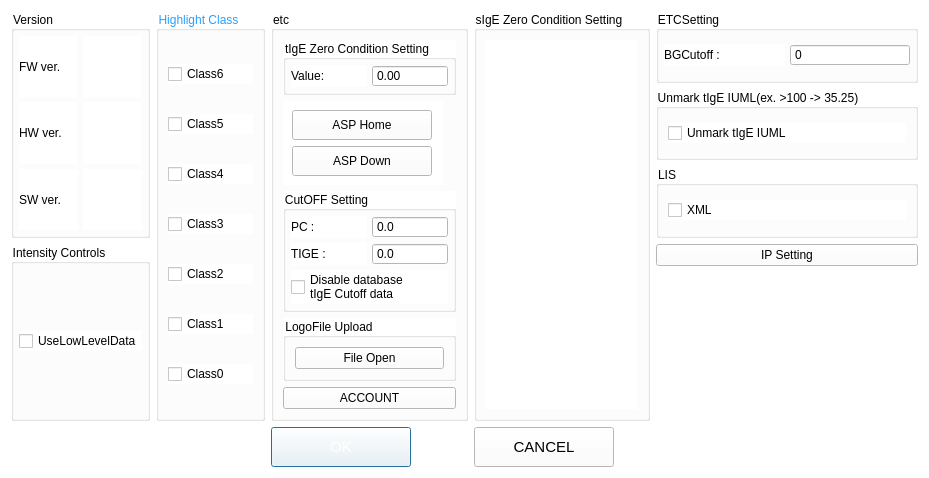
<?xml version="1.0" encoding="UTF-8"?>
<ui version="4.0">
 <class>UserConfigDlg</class>
 <widget class="QDialog" name="UserConfigDlg">
  <property name="geometry">
   <rect>
    <x>0</x>
    <y>0</y>
    <width>929</width>
    <height>425</height>
   </rect>
  </property>
  <property name="maximumSize">
   <size>
    <width>16777215</width>
    <height>16777215</height>
   </size>
  </property>
  <property name="contextMenuPolicy">
   <enum>Qt::CustomContextMenu</enum>
  </property>
  <property name="windowTitle">
   <string>Dialog</string>
  </property>
  <property name="styleSheet">
   <string notr="true">background-color: rgb(255, 255, 255);</string>
  </property>
  <layout class="QGridLayout" name="gridLayout_3">
   <item row="1" column="7">
    <widget class="QGroupBox" name="groupsUnmarkIUML">
     <property name="title">
      <string>Unmark tIgE IUML(ex. &gt;100 -&gt; 35.25)</string>
     </property>
     <layout class="QGridLayout" name="gridLayout_10">
      <item row="0" column="0">
       <widget class="QCheckBox" name="checktIgEUnmark">
        <property name="text">
         <string>Unmark tIgE IUML</string>
        </property>
       </widget>
      </item>
     </layout>
    </widget>
   </item>
   <item row="6" column="3">
    <widget class="CustomImageButtonWidget" name="btnOK">
     <property name="minimumSize">
      <size>
       <width>140</width>
       <height>40</height>
      </size>
     </property>
     <property name="maximumSize">
      <size>
       <width>140</width>
       <height>40</height>
      </size>
     </property>
     <property name="palette">
      <palette>
       <active>
        <colorrole role="Button">
         <brush brushstyle="SolidPattern">
          <color alpha="255">
           <red>255</red>
           <green>255</green>
           <blue>255</blue>
          </color>
         </brush>
        </colorrole>
        <colorrole role="ButtonText">
         <brush brushstyle="SolidPattern">
          <color alpha="255">
           <red>255</red>
           <green>255</green>
           <blue>255</blue>
          </color>
         </brush>
        </colorrole>
        <colorrole role="Base">
         <brush brushstyle="SolidPattern">
          <color alpha="255">
           <red>255</red>
           <green>255</green>
           <blue>255</blue>
          </color>
         </brush>
        </colorrole>
        <colorrole role="Window">
         <brush brushstyle="SolidPattern">
          <color alpha="255">
           <red>255</red>
           <green>255</green>
           <blue>255</blue>
          </color>
         </brush>
        </colorrole>
       </active>
       <inactive>
        <colorrole role="Button">
         <brush brushstyle="SolidPattern">
          <color alpha="255">
           <red>255</red>
           <green>255</green>
           <blue>255</blue>
          </color>
         </brush>
        </colorrole>
        <colorrole role="ButtonText">
         <brush brushstyle="SolidPattern">
          <color alpha="255">
           <red>255</red>
           <green>255</green>
           <blue>255</blue>
          </color>
         </brush>
        </colorrole>
        <colorrole role="Base">
         <brush brushstyle="SolidPattern">
          <color alpha="255">
           <red>255</red>
           <green>255</green>
           <blue>255</blue>
          </color>
         </brush>
        </colorrole>
        <colorrole role="Window">
         <brush brushstyle="SolidPattern">
          <color alpha="255">
           <red>255</red>
           <green>255</green>
           <blue>255</blue>
          </color>
         </brush>
        </colorrole>
       </inactive>
       <disabled>
        <colorrole role="Button">
         <brush brushstyle="SolidPattern">
          <color alpha="255">
           <red>255</red>
           <green>255</green>
           <blue>255</blue>
          </color>
         </brush>
        </colorrole>
        <colorrole role="ButtonText">
         <brush brushstyle="SolidPattern">
          <color alpha="255">
           <red>120</red>
           <green>120</green>
           <blue>120</blue>
          </color>
         </brush>
        </colorrole>
        <colorrole role="Base">
         <brush brushstyle="SolidPattern">
          <color alpha="255">
           <red>255</red>
           <green>255</green>
           <blue>255</blue>
          </color>
         </brush>
        </colorrole>
        <colorrole role="Window">
         <brush brushstyle="SolidPattern">
          <color alpha="255">
           <red>255</red>
           <green>255</green>
           <blue>255</blue>
          </color>
         </brush>
        </colorrole>
       </disabled>
      </palette>
     </property>
     <property name="font">
      <font>
       <pointsize>11</pointsize>
      </font>
     </property>
     <property name="text">
      <string>OK</string>
     </property>
    </widget>
   </item>
   <item row="6" column="7">
    <spacer name="horizontalSpacer_2">
     <property name="orientation">
      <enum>Qt::Horizontal</enum>
     </property>
     <property name="sizeHint" stdset="0">
      <size>
       <width>40</width>
       <height>20</height>
      </size>
     </property>
    </spacer>
   </item>
   <item row="6" column="0" colspan="3">
    <spacer name="horizontalSpacer_3">
     <property name="orientation">
      <enum>Qt::Horizontal</enum>
     </property>
     <property name="sizeHint" stdset="0">
      <size>
       <width>40</width>
       <height>20</height>
      </size>
     </property>
    </spacer>
   </item>
   <item row="6" column="6">
    <widget class="CustomImageButtonWidget" name="btnCancel">
     <property name="minimumSize">
      <size>
       <width>140</width>
       <height>40</height>
      </size>
     </property>
     <property name="maximumSize">
      <size>
       <width>140</width>
       <height>40</height>
      </size>
     </property>
     <property name="font">
      <font>
       <pointsize>11</pointsize>
      </font>
     </property>
     <property name="text">
      <string>CANCEL</string>
     </property>
    </widget>
   </item>
   <item row="0" column="6" rowspan="6">
    <widget class="QGroupBox" name="groupsIgEZeroConditionSetting">
     <property name="title">
      <string>sIgE Zero Condition Setting</string>
     </property>
     <layout class="QGridLayout" name="gridLayout_8">
      <item row="0" column="0">
       <widget class="sIgERangeSettingWidget" name="widgetSigE" native="true"/>
      </item>
     </layout>
    </widget>
   </item>
   <item row="0" column="7">
    <widget class="QGroupBox" name="groupIntensityControls_2">
     <property name="title">
      <string>ETCSetting</string>
     </property>
     <layout class="QGridLayout" name="gridLayout_9">
      <property name="leftMargin">
       <number>5</number>
      </property>
      <property name="topMargin">
       <number>5</number>
      </property>
      <property name="rightMargin">
       <number>5</number>
      </property>
      <property name="bottomMargin">
       <number>5</number>
      </property>
      <property name="spacing">
       <number>5</number>
      </property>
      <item row="0" column="0">
       <widget class="QLabel" name="label_4">
        <property name="text">
         <string>BGCutoff :</string>
        </property>
       </widget>
      </item>
      <item row="0" column="1">
       <widget class="QSpinBox" name="spinBackgroundCutoff">
        <property name="buttonSymbols">
         <enum>QAbstractSpinBox::NoButtons</enum>
        </property>
        <property name="maximum">
         <number>255</number>
        </property>
       </widget>
      </item>
     </layout>
    </widget>
   </item>
   <item row="3" column="7">
    <widget class="QPushButton" name="btnUserIPSettings">
     <property name="sizePolicy">
      <sizepolicy hsizetype="Preferred" vsizetype="Fixed">
       <horstretch>0</horstretch>
       <verstretch>0</verstretch>
      </sizepolicy>
     </property>
     <property name="text">
      <string>IP Setting</string>
     </property>
    </widget>
   </item>
   <item row="2" column="7">
    <widget class="QGroupBox" name="groupBox_LIS">
     <property name="title">
      <string>LIS</string>
     </property>
     <layout class="QGridLayout" name="gridLayout_11">
      <item row="0" column="0">
       <widget class="QCheckBox" name="checkBoxXML">
        <property name="text">
         <string>XML</string>
        </property>
       </widget>
      </item>
     </layout>
    </widget>
   </item>
   <item row="0" column="1" rowspan="6" colspan="2">
    <widget class="QGroupBox" name="groupHighlight">
     <property name="styleSheet">
      <string notr="true">QGroupBox#groupHighlight::title{color: rgb(40, 160, 255);}</string>
     </property>
     <property name="title">
      <string>Highlight Class</string>
     </property>
     <layout class="QVBoxLayout" name="verticalLayout">
      <item>
       <widget class="CCheckBoxParentWidget" name="checkClass6">
        <property name="text">
         <string>Class6</string>
        </property>
       </widget>
      </item>
      <item>
       <widget class="CCheckBoxParentWidget" name="checkClass5">
        <property name="text">
         <string>Class5</string>
        </property>
       </widget>
      </item>
      <item>
       <widget class="CCheckBoxParentWidget" name="checkClass4">
        <property name="text">
         <string>Class4</string>
        </property>
       </widget>
      </item>
      <item>
       <widget class="CCheckBoxParentWidget" name="checkClass3">
        <property name="text">
         <string>Class3</string>
        </property>
       </widget>
      </item>
      <item>
       <widget class="CCheckBoxParentWidget" name="checkClass2">
        <property name="text">
         <string>Class2</string>
        </property>
       </widget>
      </item>
      <item>
       <widget class="CCheckBoxParentWidget" name="checkClass1">
        <property name="text">
         <string>Class1</string>
        </property>
       </widget>
      </item>
      <item>
       <widget class="CCheckBoxParentWidget" name="checkClass0">
        <property name="text">
         <string>Class0</string>
        </property>
       </widget>
      </item>
     </layout>
    </widget>
   </item>
   <item row="3" column="0" rowspan="3">
    <widget class="QGroupBox" name="groupIntensityControls">
     <property name="title">
      <string>Intensity Controls</string>
     </property>
     <layout class="QGridLayout" name="gridLayout_2">
      <property name="leftMargin">
       <number>5</number>
      </property>
      <property name="topMargin">
       <number>5</number>
      </property>
      <property name="rightMargin">
       <number>5</number>
      </property>
      <property name="bottomMargin">
       <number>5</number>
      </property>
      <property name="spacing">
       <number>5</number>
      </property>
      <item row="0" column="0">
       <widget class="CCheckBoxParentWidget" name="checkUseLowLevelData">
        <property name="text">
         <string>UseLowLevelData</string>
        </property>
       </widget>
      </item>
     </layout>
    </widget>
   </item>
   <item row="0" column="0" rowspan="3">
    <widget class="QGroupBox" name="groupVersion">
     <property name="title">
      <string>Version</string>
     </property>
     <layout class="QGridLayout" name="gridLayout">
      <property name="leftMargin">
       <number>5</number>
      </property>
      <property name="topMargin">
       <number>5</number>
      </property>
      <property name="rightMargin">
       <number>5</number>
      </property>
      <property name="bottomMargin">
       <number>5</number>
      </property>
      <property name="spacing">
       <number>5</number>
      </property>
      <item row="1" column="0">
       <widget class="QLabel" name="lable">
        <property name="text">
         <string>HW ver.</string>
        </property>
       </widget>
      </item>
      <item row="0" column="0">
       <widget class="QLabel" name="lable_2">
        <property name="text">
         <string>FW ver.</string>
        </property>
       </widget>
      </item>
      <item row="2" column="0">
       <widget class="QLabel" name="label_3">
        <property name="text">
         <string>SW ver.</string>
        </property>
       </widget>
      </item>
      <item row="2" column="1">
       <widget class="QLabel" name="labelSW">
        <property name="text">
         <string/>
        </property>
       </widget>
      </item>
      <item row="0" column="1">
       <widget class="QLabel" name="labelFW">
        <property name="text">
         <string/>
        </property>
       </widget>
      </item>
      <item row="1" column="1">
       <widget class="QLabel" name="labelHW">
        <property name="text">
         <string/>
        </property>
       </widget>
      </item>
     </layout>
    </widget>
   </item>
   <item row="0" column="3" rowspan="6" colspan="2">
    <widget class="QGroupBox" name="groupBox">
     <property name="maximumSize">
      <size>
       <width>200</width>
       <height>16777215</height>
      </size>
     </property>
     <property name="title">
      <string>etc</string>
     </property>
     <layout class="QGridLayout" name="gridLayout_5">
      <item row="2" column="0">
       <widget class="QGroupBox" name="groupCutOffSetting">
        <property name="sizePolicy">
         <sizepolicy hsizetype="Preferred" vsizetype="Preferred">
          <horstretch>0</horstretch>
          <verstretch>0</verstretch>
         </sizepolicy>
        </property>
        <property name="title">
         <string>CutOFF Setting</string>
        </property>
        <layout class="QGridLayout" name="gridLayout_4">
         <property name="leftMargin">
          <number>5</number>
         </property>
         <property name="topMargin">
          <number>5</number>
         </property>
         <property name="rightMargin">
          <number>5</number>
         </property>
         <property name="bottomMargin">
          <number>5</number>
         </property>
         <property name="spacing">
          <number>5</number>
         </property>
         <item row="0" column="1">
          <widget class="QDoubleSpinBox" name="spinPCCutOff">
           <property name="buttonSymbols">
            <enum>QAbstractSpinBox::NoButtons</enum>
           </property>
           <property name="decimals">
            <number>1</number>
           </property>
           <property name="singleStep">
            <double>0.100000000000000</double>
           </property>
          </widget>
         </item>
         <item row="0" column="0">
          <widget class="QLabel" name="label">
           <property name="text">
            <string>PC :</string>
           </property>
          </widget>
         </item>
         <item row="2" column="1">
          <widget class="QDoubleSpinBox" name="spinTigeCutOff">
           <property name="buttonSymbols">
            <enum>QAbstractSpinBox::NoButtons</enum>
           </property>
           <property name="decimals">
            <number>1</number>
           </property>
           <property name="singleStep">
            <double>0.100000000000000</double>
           </property>
          </widget>
         </item>
         <item row="2" column="0">
          <widget class="QLabel" name="label_2">
           <property name="text">
            <string>TIGE :</string>
           </property>
          </widget>
         </item>
         <item row="3" column="0" colspan="2">
          <widget class="QCheckBox" name="checkDisableDatabasetIgECutoff">
           <property name="text">
            <string>Disable database 
tIgE Cutoff data</string>
           </property>
          </widget>
         </item>
        </layout>
       </widget>
      </item>
      <item row="4" column="0">
       <widget class="QPushButton" name="btnACCount">
        <property name="text">
         <string>ACCOUNT</string>
        </property>
       </widget>
      </item>
      <item row="3" column="0">
       <widget class="QGroupBox" name="gbLogoFileUpload">
        <property name="title">
         <string>LogoFile Upload</string>
        </property>
        <layout class="QGridLayout" name="gridLayout_6">
         <item row="0" column="0">
          <widget class="QPushButton" name="btnLogoFileOpen">
           <property name="text">
            <string>File Open</string>
           </property>
          </widget>
         </item>
        </layout>
       </widget>
      </item>
      <item row="0" column="0">
       <widget class="QGroupBox" name="grouptIgEZeroConditionSetting">
        <property name="title">
         <string>tIgE Zero Condition Setting</string>
        </property>
        <layout class="QGridLayout" name="gridLayout_7">
         <property name="leftMargin">
          <number>5</number>
         </property>
         <property name="topMargin">
          <number>5</number>
         </property>
         <property name="rightMargin">
          <number>5</number>
         </property>
         <property name="bottomMargin">
          <number>5</number>
         </property>
         <property name="spacing">
          <number>5</number>
         </property>
         <item row="1" column="0">
          <widget class="QLabel" name="label_6">
           <property name="text">
            <string>Value:</string>
           </property>
          </widget>
         </item>
         <item row="1" column="1">
          <widget class="QDoubleSpinBox" name="spintIgEZeroConditionSettingValue">
           <property name="buttonSymbols">
            <enum>QAbstractSpinBox::NoButtons</enum>
           </property>
           <property name="decimals">
            <number>2</number>
           </property>
           <property name="singleStep">
            <double>0.010000000000000</double>
           </property>
          </widget>
         </item>
        </layout>
       </widget>
      </item>
      <item row="1" column="0">
       <widget class="QWidget" name="widgetASPControl" native="true">
        <property name="sizePolicy">
         <sizepolicy hsizetype="Preferred" vsizetype="Preferred">
          <horstretch>0</horstretch>
          <verstretch>0</verstretch>
         </sizepolicy>
        </property>
        <property name="maximumSize">
         <size>
          <width>160</width>
          <height>136</height>
         </size>
        </property>
        <layout class="QVBoxLayout" name="verticalLayout_2">
         <item>
          <widget class="CustomImageButtonWidget" name="btnASPHome">
           <property name="minimumSize">
            <size>
             <width>140</width>
             <height>30</height>
            </size>
           </property>
           <property name="maximumSize">
            <size>
             <width>140</width>
             <height>16777215</height>
            </size>
           </property>
           <property name="text">
            <string>ASP Home</string>
           </property>
          </widget>
         </item>
         <item>
          <widget class="CustomImageButtonWidget" name="btnASPDown">
           <property name="minimumSize">
            <size>
             <width>140</width>
             <height>30</height>
            </size>
           </property>
           <property name="maximumSize">
            <size>
             <width>140</width>
             <height>16777215</height>
            </size>
           </property>
           <property name="text">
            <string>ASP Down</string>
           </property>
          </widget>
         </item>
        </layout>
       </widget>
      </item>
     </layout>
    </widget>
   </item>
  </layout>
 </widget>
 <customwidgets>
  <customwidget>
   <class>CustomImageButtonWidget</class>
   <extends>QPushButton</extends>
   <header>UIClass/CustomWidget/CustomImageButtonWidget.h</header>
  </customwidget>
  <customwidget>
   <class>CCheckBoxParentWidget</class>
   <extends>QCheckBox</extends>
   <header>Common/CommonParentWidget/CCheckBoxParentWidget.h</header>
  </customwidget>
  <customwidget>
   <class>sIgERangeSettingWidget</class>
   <extends>QWidget</extends>
   <header>UIClass/CustomWidget/sIgERangeSettingWidget.h</header>
   <container>1</container>
  </customwidget>
 </customwidgets>
 <resources/>
 <connections/>
</ui>
